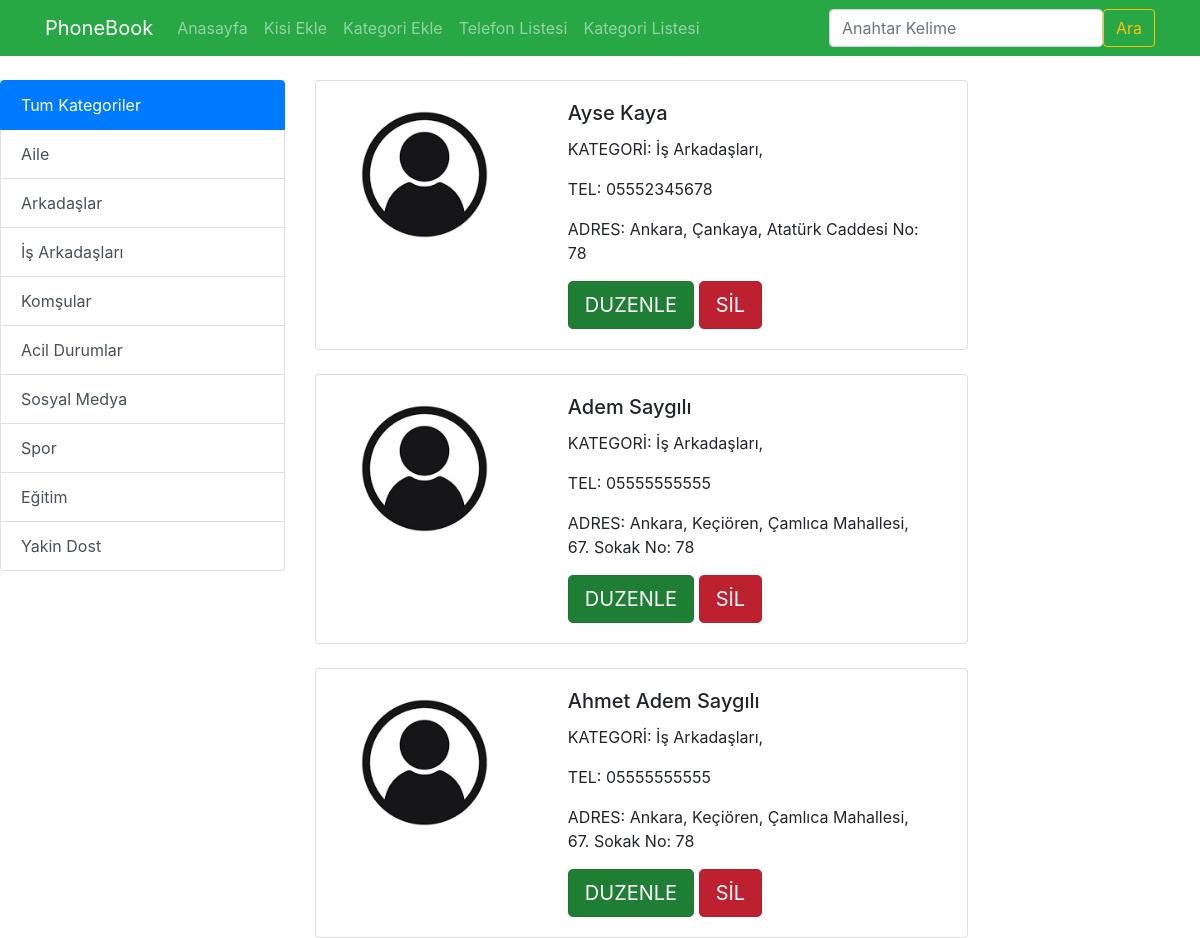
The page /person-by-category/4 on the database its author committed.
### phone_books/models.py (models this page shows, shortened)
class Category(models.Model):
    name = models.CharField(max_length=200)
    class Meta:
        verbose_name = "Kategori"
        verbose_name_plural = "Kategoriler"

class PhoneBook(models.Model):
    ad = models.CharField(max_length=200)
    soyad = models.CharField(max_length=200)
    tel = models.CharField(max_length=11)
    email = models.EmailField(max_length=250, blank=True, null=True)
    image = models.ImageField(upload_to="phone_book_image", verbose_name="Kapak Fotografı")
    adres = models.TextField(max_length=500, blank=True, null=True)
    category = models.ManyToManyField(Category, related_name="phone_books")
    slug = models.SlugField(max_length=270, unique=True, editable=False)
    class Meta:
        verbose_name = "Kişi"
        verbose_name_plural = "Kişiler"

### phone_books/views.py (the view, shortened to what this page needs)
# urls.py: path("person-by-category/<int:id>", views.get_phone_books_by_category, name="person_by_category"),
def get_phone_books_by_category(request, id):
    if id:
        kisiler = PhoneBook.objects.filter(category__id=id)
        kategoriler = Category.objects.all()
        context = {
            "kisiler":kisiler,
            "kategoriler":kategoriler
    }
    return render(request, "person-by-category.html", context)

### templates/person-by-category.html (shortened to what this page needs)
<!DOCTYPE html>
<html lang="en">
<head>
    {% block css_files %}
    <link rel="stylesheet" href="https://cdn.jsdelivr.net/npm/bootstrap@4.4.1/dist/css/bootstrap.min.css">
{% endblock %}
</head>
<body>
    {% include 'partials/nav.html' %}
    <div class="d-flex">
      <div class="list-group col-3 mt-4">
      <a href="{% url 'phone_books' %}" class="list-group-item list-group-item-action active" aria-current="true">
        Tum Kategoriler
      </a>
      {% for kategori in kategoriler %}
      <a href="{% url 'person_by_category' kategori.id %}" class="list-group-item list-group-item-action">{{kategori.name}}</a>
      {% endfor %}
    </div>
    <div class="container">
      {% for kisi in kisiler%}
      {% include 'partials/persons.html' %}
      {% endfor%}
    </div>
    </div>
</body>
</html>

### templates/partials/persons.html (shortened to what this page needs)
{% block css_files %}
    <link rel="stylesheet" href="https://cdn.jsdelivr.net/npm/bootstrap@4.4.1/dist/css/bootstrap.min.css">
{% endblock %}
<div class="card mt-4 col-9" >
    <div class="row g-0">
      <div class="col-md-4">
        <img src={{kisi.image}} class="img-fluid rounded-start" alt={{kisi.ad}}>
      </div>
      <div class="col-md-8">
        <div class="card-body">
          <h5 class="card-title">{{kisi.ad}} {{kisi.soyad}}</h5>
          <p class="card-text">KATEGORİ: {% for categor in kisi.category.all %}
            {{ categor.name }},
        {% endfor %}</p>
          <p class="card-text">TEL: 0{{kisi.tel}}</p>
          <p class="card-text">ADRES: {{kisi.adres}}</p>
          <div class="grid gap-5">
            <a href="{% url 'phone_book_edit' kisi.id %}" class="btn btn-success btn-lg active" role="button" aria-pressed="true">DUZENLE</a>
            <a href="{% url 'phone_book_delete' kisi.id %}" class="btn btn-danger btn-lg active" role="button" aria-pressed="true">SİL</a>
        </div>
        </div>
      </div>
    </div>
  </div>

### rows shown on the page
Category: name "Aile"
Category: name "Arkadaşlar"
Category: name "İş Arkadaşları"
Category: name "Komşular"
Category: name "Acil Durumlar"
Category: name "Sosyal Medya"
Category: name "Spor"
Category: name "Eğitim"
Category: name "Yakin Dost"
PhoneBook: image (placeholder picture), ad "Ayse", soyad "Kaya", tel "5552345678", adres "Ankara, Çankaya, Atatürk Caddesi No: 78"
PhoneBook: image (placeholder picture), ad "Adem", soyad "Saygılı", tel "5555555555", adres "Ankara, Keçiören, Çamlıca Mahallesi, 67. Sokak No: 78"
PhoneBook: image (placeholder picture), ad "Ahmet Adem", soyad "Saygılı", tel "5555555555", adres "Ankara, Keçiören, Çamlıca Mahallesi, 67. Sokak No: 78"
